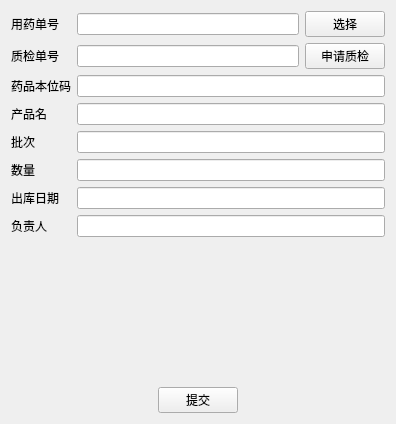
<?xml version="1.0" encoding="UTF-8"?>
<ui version="4.0">
 <class>out_recorder</class>
 <widget class="QWidget" name="out_recorder">
  <property name="geometry">
   <rect>
    <x>0</x>
    <y>0</y>
    <width>396</width>
    <height>424</height>
   </rect>
  </property>
  <property name="windowTitle">
   <string>Form</string>
  </property>
  <layout class="QVBoxLayout" name="verticalLayout">
   <item>
    <layout class="QFormLayout" name="formLayout">
     <item row="0" column="0">
      <widget class="QLabel" name="label">
       <property name="text">
        <string>用药单号</string>
       </property>
      </widget>
     </item>
     <item row="1" column="0">
      <widget class="QLabel" name="label_8">
       <property name="text">
        <string>质检单号</string>
       </property>
      </widget>
     </item>
     <item row="2" column="0">
      <widget class="QLabel" name="label_7">
       <property name="text">
        <string>药品本位码</string>
       </property>
      </widget>
     </item>
     <item row="3" column="0">
      <widget class="QLabel" name="label_2">
       <property name="text">
        <string>产品名</string>
       </property>
      </widget>
     </item>
     <item row="4" column="0">
      <widget class="QLabel" name="label_3">
       <property name="text">
        <string>批次</string>
       </property>
      </widget>
     </item>
     <item row="5" column="0">
      <widget class="QLabel" name="label_4">
       <property name="text">
        <string>数量</string>
       </property>
      </widget>
     </item>
     <item row="6" column="0">
      <widget class="QLabel" name="label_5">
       <property name="text">
        <string>出库日期</string>
       </property>
      </widget>
     </item>
     <item row="7" column="0">
      <widget class="QLabel" name="label_6">
       <property name="text">
        <string>负责人</string>
       </property>
      </widget>
     </item>
     <item row="0" column="1">
      <layout class="QHBoxLayout" name="horizontalLayout">
       <item>
        <widget class="QLineEdit" name="apr_id">
         <property name="readOnly">
          <bool>true</bool>
         </property>
        </widget>
       </item>
       <item>
        <widget class="QPushButton" name="select_apr">
         <property name="text">
          <string>选择</string>
         </property>
        </widget>
       </item>
      </layout>
     </item>
     <item row="1" column="1">
      <layout class="QHBoxLayout" name="horizontalLayout_2">
       <item>
        <widget class="QLineEdit" name="qur_id">
         <property name="readOnly">
          <bool>true</bool>
         </property>
        </widget>
       </item>
       <item>
        <widget class="QPushButton" name="req_qur">
         <property name="text">
          <string>申请质检</string>
         </property>
        </widget>
       </item>
      </layout>
     </item>
     <item row="2" column="1">
      <widget class="QLineEdit" name="mid">
       <property name="readOnly">
        <bool>true</bool>
       </property>
      </widget>
     </item>
     <item row="3" column="1">
      <widget class="QLineEdit" name="ap_name">
       <property name="readOnly">
        <bool>true</bool>
       </property>
      </widget>
     </item>
     <item row="4" column="1">
      <widget class="QLineEdit" name="batch_num"/>
     </item>
     <item row="5" column="1">
      <widget class="QLineEdit" name="num"/>
     </item>
     <item row="7" column="1">
      <widget class="QLineEdit" name="staff">
       <property name="readOnly">
        <bool>true</bool>
       </property>
      </widget>
     </item>
     <item row="6" column="1">
      <widget class="QLineEdit" name="date">
       <property name="readOnly">
        <bool>true</bool>
       </property>
      </widget>
     </item>
    </layout>
   </item>
   <item>
    <layout class="QHBoxLayout" name="horizontalLayout_3">
     <item>
      <spacer name="horizontalSpacer">
       <property name="orientation">
        <enum>Qt::Horizontal</enum>
       </property>
       <property name="sizeHint" stdset="0">
        <size>
         <width>40</width>
         <height>20</height>
        </size>
       </property>
      </spacer>
     </item>
     <item>
      <widget class="QPushButton" name="commit">
       <property name="text">
        <string>提交</string>
       </property>
      </widget>
     </item>
     <item>
      <spacer name="horizontalSpacer_2">
       <property name="orientation">
        <enum>Qt::Horizontal</enum>
       </property>
       <property name="sizeHint" stdset="0">
        <size>
         <width>40</width>
         <height>20</height>
        </size>
       </property>
      </spacer>
     </item>
    </layout>
   </item>
  </layout>
 </widget>
 <resources/>
 <connections/>
</ui>
